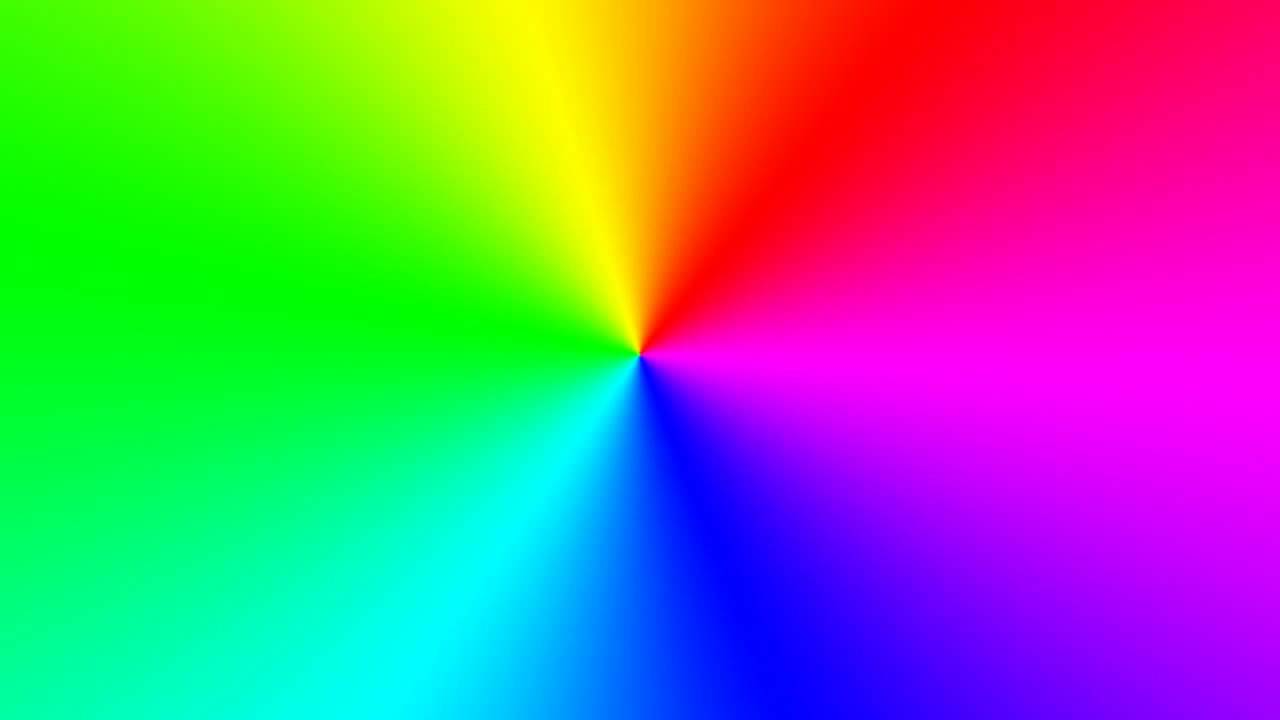
#> input picture TestRGB2.jpeg, 1280 x 720 px
$ python Q4.py
#> lines starting #> are read from the running program, lines starting #| are printed output that depends on the picture
# Convert given color/gray-scale image into black & white image
import cv2
import numpy as np

img=cv2.imread("TestRGB2.jpeg",cv2.IMREAD_COLOR)
#> img is the input picture: shape (720, 1280, 3); mean B, G, R 130.5, 127.8, 120.6

b,g,r=cv2.split(img)
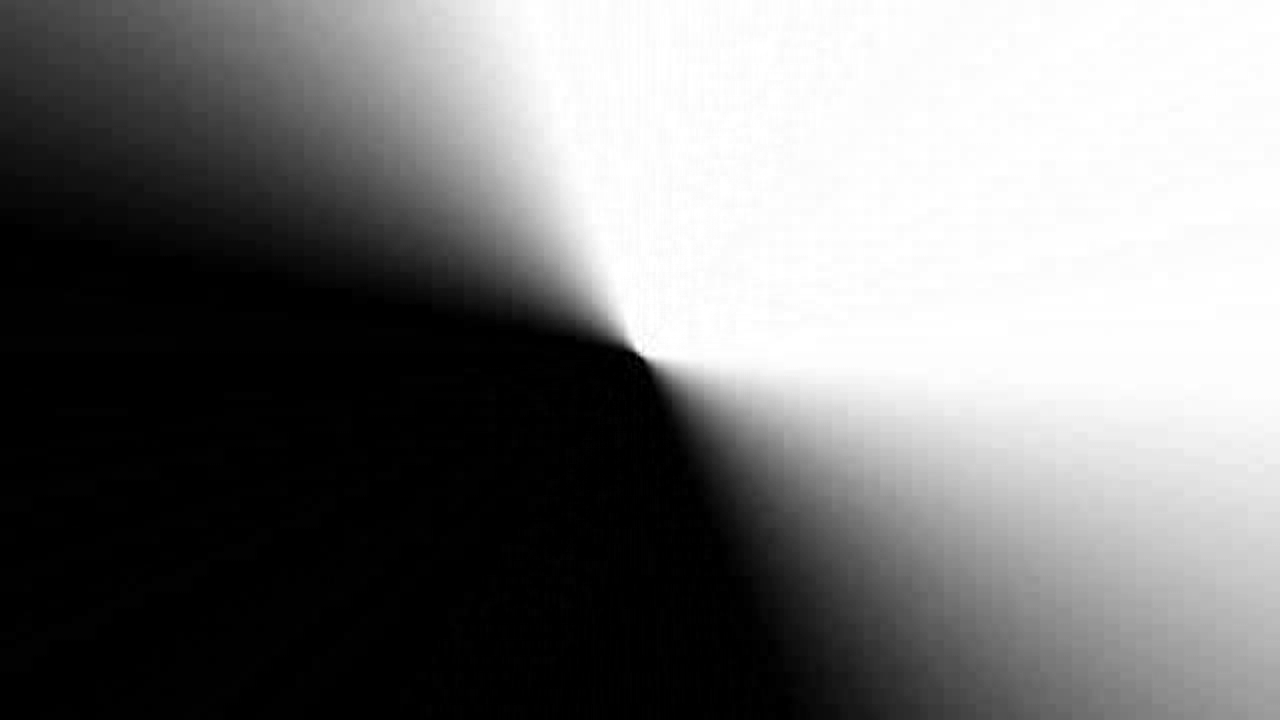
#> r: shape (720, 1280); min 0, max 255, mean 120.6
zeroes=np.zeros(b.shape,np.uint8)

bluechannel=cv2.merge((b,zeroes,zeroes))
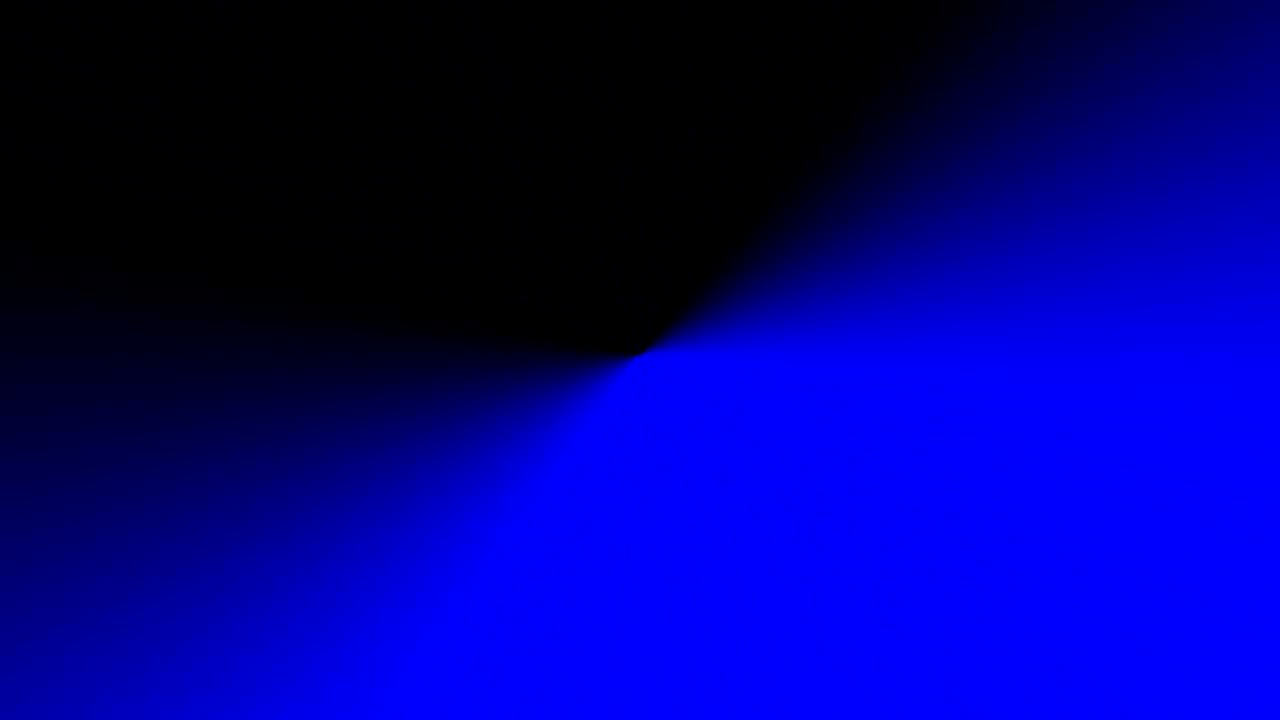
#> bluechannel: shape (720, 1280, 3); mean of channels 0, 1, 2 130.5, 0, 0; drawn as B, G, R
redchanel=cv2.merge((zeroes,zeroes,r))
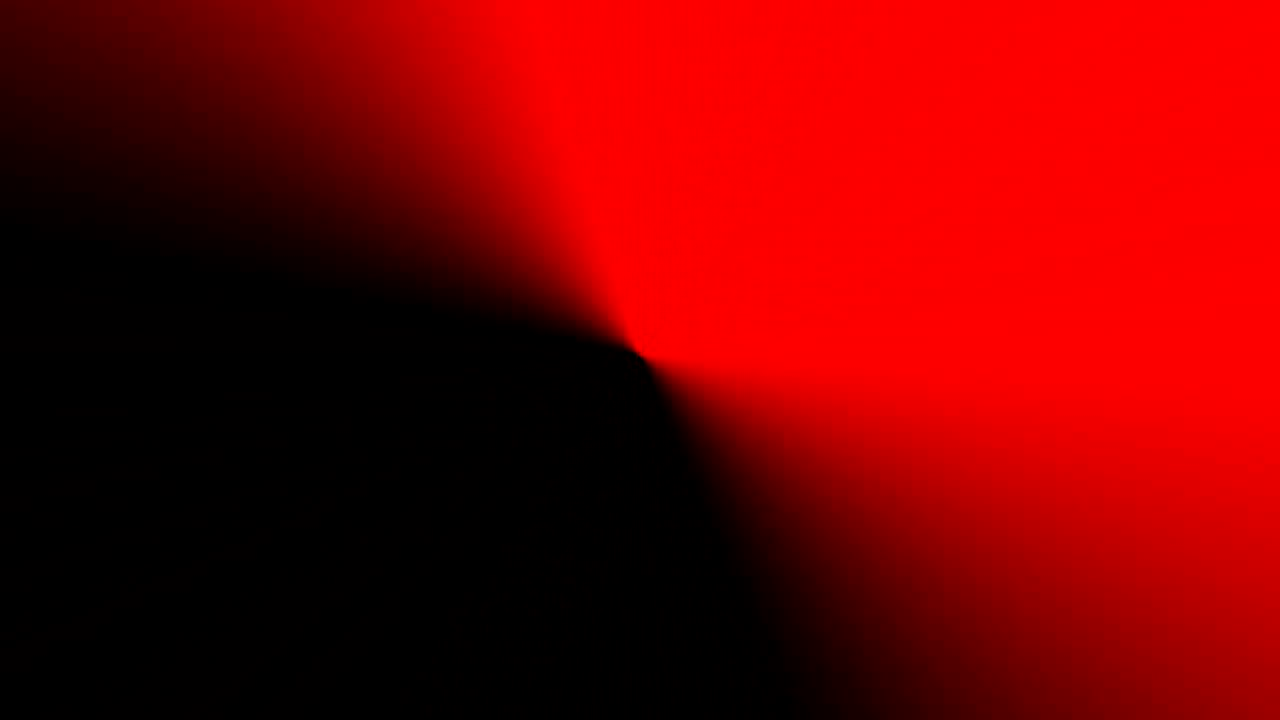
#> redchanel: shape (720, 1280, 3); mean of channels 0, 1, 2 0, 0, 120.6; drawn as B, G, R
green_channel=cv2.merge((zeroes,g,zeroes))
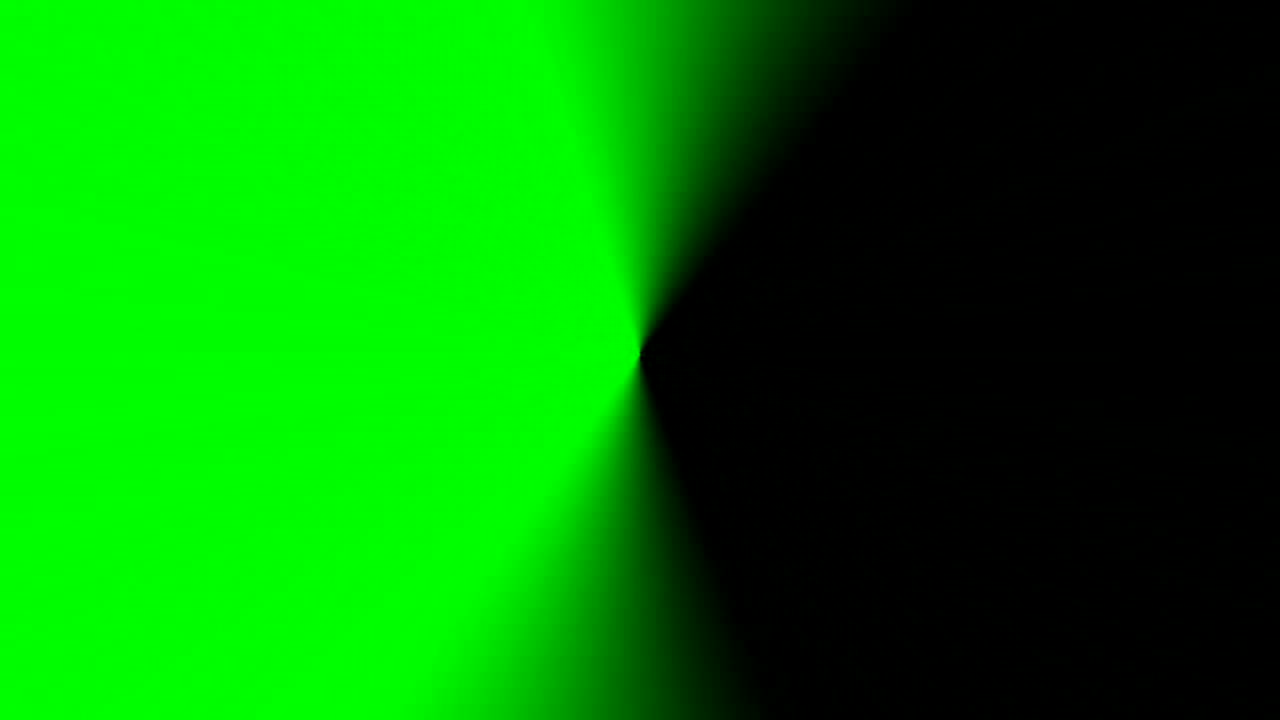
#> green_channel: shape (720, 1280, 3); mean of channels 0, 1, 2 0, 127.8, 0; drawn as B, G, R

cv2.imshow("Original",img)
cv2.imshow("Blue Channel",bluechannel)
cv2.imshow("Green Channel",green_channel)
cv2.imshow("Red Channel",redchanel)

cv2.waitKey(0)
cv2.destroyAllWindows()
